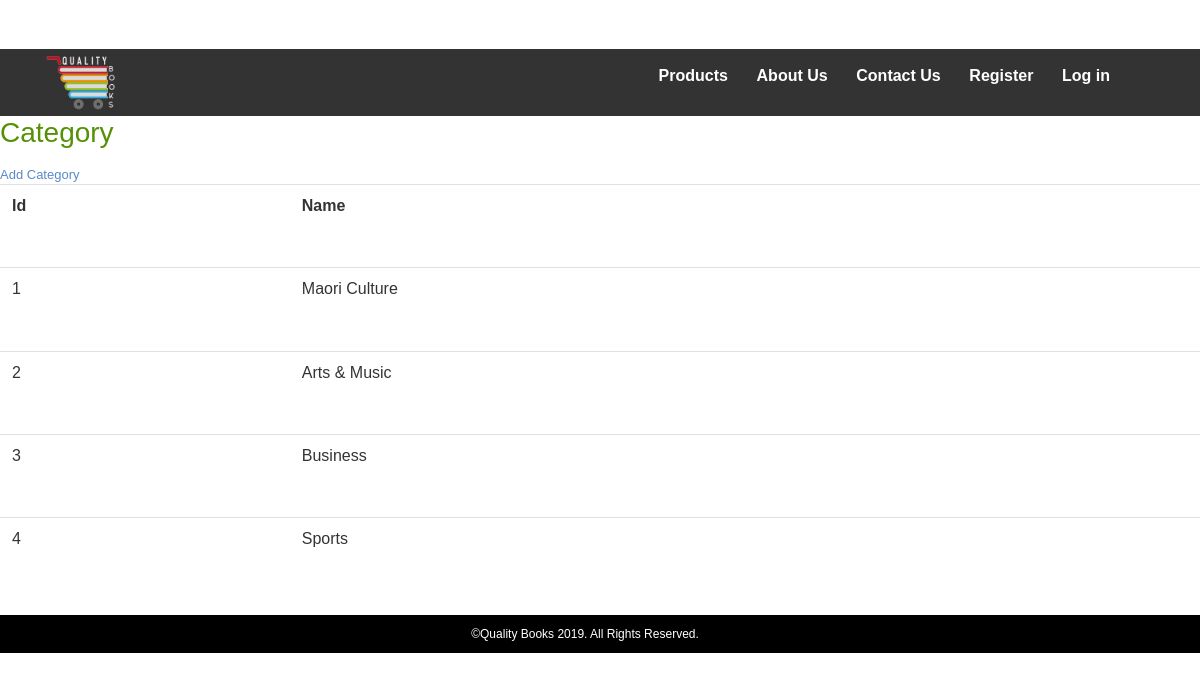
The app's page /category.php with its own data.
### tables this page shows
CREATE TABLE `categories` (
  `id` int(11) NOT NULL,
  `name` varchar(255) NOT NULL
);

### class/DB.class.php (called while the page is built, shortened)
<?php
class DB{
	var $servername = "localhost";
	var $username = "root";
	var $password = "";
	var $db = "QualityBooks";
	function __construct(){
		$this->conn = new mysqli($this->servername, $this->username, $this->password, $this->db);
	}
}
?>

### class/User.class.php (called while the page is built, shortened)
<?php
require_once( 'DB.class.php' );
class User{
	var $db;
	public function __construct()
	{
		$this->db = new DB();
	}
	public function categories(){
		$categories = array();
		$aSQL="SELECT * FROM categories";
		$query = mysqli_query($this->db->conn, $aSQL);
		while ($row = mysqli_fetch_array($query)){
			$category = array($row["id"], $row["name"]);
			array_push($categories, $category);
		}
		return $categories;
	}
}
?>

### category.php (the view, shortened to what this page needs)
<?php
require_once 'class/User.class.php';
$user = new User();
$categories = $user->categories();
?>
<?php include ("header.php");?>
<h3>Category</h3><a href="categoryAdd.php">Add Category</a>
<table class="table">
<tr>
<th>Id</th>
<th>Name</th>
</tr>
<?php
foreach ($categories as $category){
	?>
	<tr>
	<td><?php echo $category[0];?></td>
	<td><?php echo $category[1];?></td>
	</tr>
	<?php
}
?>
</table>
<?php include ("footer.php");?>

### css/style.css (style rules this page uses)
h1, h2, h3, h4, h5, h6 { margin: 0 0 15px; font-weight: normal; color: #559106; }
a { color: #5a88ca; }
.table { min-height: 415px; }

### records on screen
categories: id "1", name "Maori Culture"
categories: id "2", name "Arts & Music"
categories: id "3", name "Business"
categories: id "4", name "Sports"
